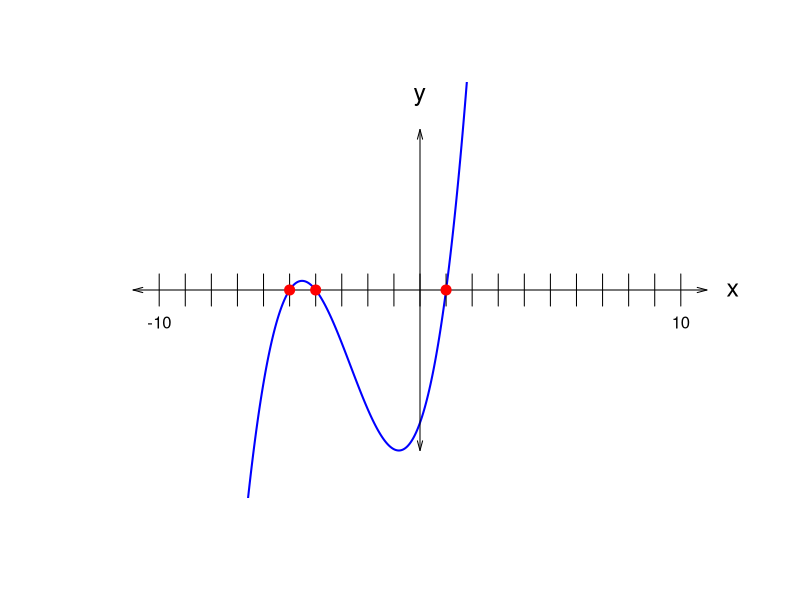

R code for this plot:
## ---- chunk 1
options(scipen=999)
pfix = function(c,d){
    cc = c[c!=0]
    dd = d[c!=0]
    p = paste0("{",cc,"}x^{",dd,"}",collapse="+")
    p = gsub("x^{0}","",p,fixed=T)
    p = gsub("x^{1}","x",p,fixed=T)
    p = gsub("+{-","-{",p,fixed=T)
    p = gsub("+{1}x","+x",p,fixed=T)
    p = gsub("-{1}x","-x",p,fixed=T)
    p = gsub("{-1}x","-x",p,fixed=T)
    p = gsub("{1}x","x",p,fixed=T)
    return(p)
}

while(T){
    rs = sort(sample(c(-6:-1,1:6),3))
    A = 1
    B = sum(-rs)
    C = sum(c(prod(-rs[c(1,2)]),prod(-rs[c(1,3)]),prod(-rs[c(2,3)])))
    D = prod(-rs)
    if(min(abs(diff(rs)))>0){break}
}

all1 = numeric()
all2 = numeric()
all3 = numeric()
for(i in c((-6):(-1),1:6)){
    for(j in c((-6):(-1),1:6)){
        for(k in c((-6):(-1),1:6)){
            aaa = sum(c(i,j,k))
            bbb = sum(c(i*j,i*k,j*k))
            ccc = prod(c(i,j,k))
            all1 = sort(unique(c(all1,aaa)))
            all2 = sort(unique(c(all2,bbb)))
            all3 = sort(unique(c(all3,ccc)))
        }
    }
}

al1 = paste0("* ",all1,collapse="\n")
al2 = paste0("* ",all2,collapse="\n")
al3 = paste0("* ",all3,collapse="\n")

sol1 = paste0(1*(B==all1),collapse="")
sol2 = paste0(1*(C==all2),collapse="")
sol3 = paste0(1*(D==all3),collapse="")

## ---- chunk 2
quadcs = c(3,2*B,C)
aa = quadcs[1]
bb = quadcs[2]
cc = quadcs[3]
xmi = (-bb+sqrt(bb^2-4*aa*cc))/(2*aa)
xma = (-bb-sqrt(bb^2-4*aa*cc))/(2*aa)
ymi = xmi^3+B*xmi^2+C*xmi+D
yma = xma^3+B*xma^2+C*xma+D
mama = max(abs(c(ymi,yma)))

x = seq(-10,10,0.01)
plot(x,x^3+B*x^2+C*x+D,"l",col="blue",lwd=2,xlim=c(-12,12),
     ylim=c(-mama*1.2,mama*1.2),ylab="f(x)",xlab="x",axes=F,ann=F)
for(i in -10:10){
    lines(c(i,i),c(mama/10,-mama/10))
}
text(-10,-mama/5,"-10")
text(10,-mama/5,"10")
arrows(-11,0,11,0,0.1,15,3)
arrows(0,mama,0,-mama,0.1,15,3)
points(rs,c(0,0,0),pch=20,col="red",cex=2)
text(12,0,"x",cex=1.5)
text(0,mama*1.2,"y",cex=1.5)
